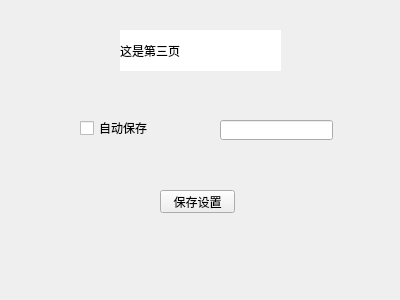
<?xml version="1.0" encoding="UTF-8"?>
<ui version="4.0">
 <class>MyPage</class>
 <widget class="QWidget" name="MyPage">
  <property name="geometry">
   <rect>
    <x>0</x>
    <y>0</y>
    <width>400</width>
    <height>300</height>
   </rect>
  </property>
  <property name="windowTitle">
   <string>MyPage</string>
  </property>
  <widget class="QPushButton" name="pushButton">
   <property name="geometry">
    <rect>
     <x>160</x>
     <y>190</y>
     <width>75</width>
     <height>23</height>
    </rect>
   </property>
   <property name="text">
    <string>保存设置</string>
   </property>
  </widget>
  <widget class="QLabel" name="label">
   <property name="geometry">
    <rect>
     <x>120</x>
     <y>30</y>
     <width>161</width>
     <height>41</height>
    </rect>
   </property>
   <property name="styleSheet">
    <string notr="true">color:rgb(0, 0, 0);
background-color: rgb(255, 255, 255);
font: 22pt &quot;微软雅黑&quot;;</string>
   </property>
   <property name="text">
    <string>这是第三页</string>
   </property>
  </widget>
  <widget class="QLineEdit" name="lineEdit">
   <property name="geometry">
    <rect>
     <x>220</x>
     <y>120</y>
     <width>113</width>
     <height>20</height>
    </rect>
   </property>
  </widget>
  <widget class="QCheckBox" name="checkBox">
   <property name="geometry">
    <rect>
     <x>80</x>
     <y>120</y>
     <width>71</width>
     <height>16</height>
    </rect>
   </property>
   <property name="text">
    <string>自动保存</string>
   </property>
  </widget>
 </widget>
 <layoutdefault spacing="6" margin="11"/>
 <resources/>
 <connections/>
</ui>
